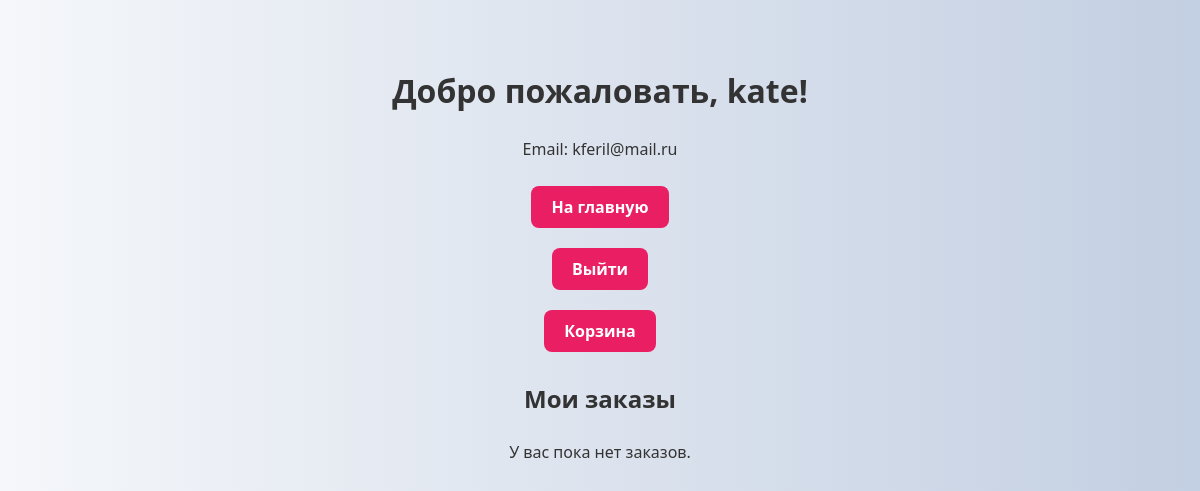
The page /profile/ (signed in) on the database as committed earlier.
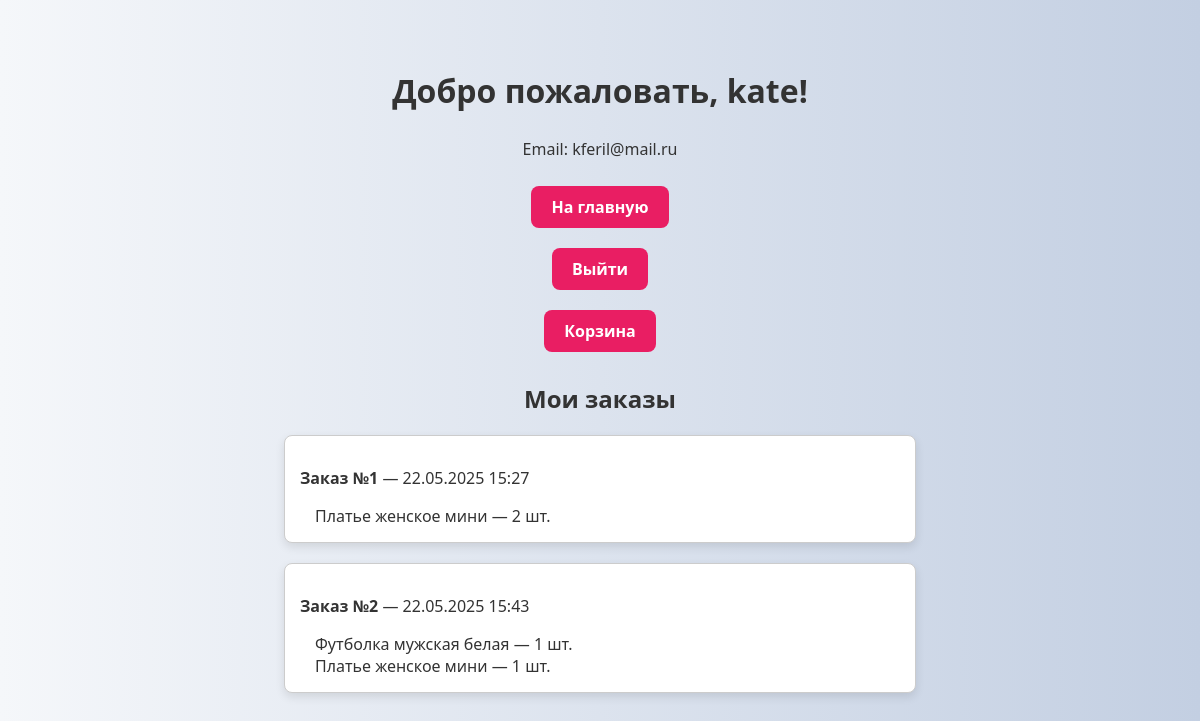
The same page on the database as committed later.
### notes/models.py (models this page shows, shortened)
class Order(models.Model):
    user = models.ForeignKey(User, on_delete=models.CASCADE)
    created_at = models.DateTimeField(auto_now_add=True)
    is_completed = models.BooleanField(default=False)

class OrderItem(models.Model):
    order = models.ForeignKey(Order, on_delete=models.CASCADE, related_name='items', null=True)
    product = models.ForeignKey(Product, on_delete=models.CASCADE)
    quantity = models.PositiveIntegerField()

### catalog/models.py (models this page shows, shortened)
class Product(models.Model):
    CATEGORY_CHOICES = [
        ('men', 'Мужчинам'),
        ('women', 'Женщинам'),
    ]
    name = models.CharField(max_length=255)
    price = models.DecimalField(max_digits=8, decimal_places=2)
    description = models.TextField()
    image = models.ImageField(upload_to='products/', null=True, blank=True)
    category = models.CharField(max_length=10, choices=CATEGORY_CHOICES, null=True)

### notes/views.py (the view)
# urls.py: path('profile/', views.profile, name='profile'),
@login_required
def profile(request):
    user = request.user
    orders = Order.objects.filter(user=user).prefetch_related('items__product')
    return render(request, 'notes/profile.html', {
        'user': user,
        'orders': orders
    })

### notes/templates/notes/profile.html (shortened to what this page needs)
<!DOCTYPE html>
<html lang="ru">
<head>
</head>
<body>
  <h1>Добро пожаловать, {{ user.username }}!</h1>
  <p>Email: {{ user.email }}</p>
  <a href="{% url 'index' %}">На главную</a>
  <a href="{% url 'logout' %}">Выйти</a>
  <a href="{% url 'cart' %}">Корзина</a>
  <h2>Мои заказы</h2>
  {% if orders %}
    {% for order in orders %}
      <div class="order">
        <p><strong>Заказ №{{ order.id }}</strong> — {{ order.created_at|date:"d.m.Y H:i" }}</p>
        {% for item in order.items.all %}
          <div class="order-item">
            {{ item.product.name }} — {{ item.quantity }} шт.
          </div>
        {% endfor %}
      </div>
    {% endfor %}
  {% else %}
    <p>У вас пока нет заказов.</p>
  {% endif %}
</body>
</html>

### notes/templates/notes/profile.html (style rules this page uses)
body { font-family: 'Segoe UI', sans-serif; background: linear-gradient(to right, #f5f7fa, #c3cfe2); color: #333; display: flex; justify-content: center; align-items: center; flex-direction: column; padding: 40px; }
h1, h2 { margin-bottom: 10px; }
.order { background-color: white; border: 1px solid #ccc; border-radius: 8px; padding: 15px; margin: 10px 0; width: 100%; max-width: 600px; box-shadow: 0 4px 10px rgba(0,0,0,0.1); }
.order-item { padding-left: 15px; }
a { display: inline-block; margin: 10px; padding: 10px 20px; background-color: #e91e63; color: white; text-decoration: none; border-radius: 8px; font-weight: bold; transition: background-color 0.3s ease; }

Rows that differ between the two databases and show on the page:
added Order: id "1", created_at "22.05.2025 15:27"
added OrderItem: product.name "Платье женское мини", quantity "2", shown under "1"
added Order: id "2", created_at "22.05.2025 15:43"
added OrderItem: product.name "Футболка мужская белая", quantity "1", shown under "2"
added OrderItem: product.name "Платье женское мини", quantity "1", shown under "2"
Other text that changed with them:
text no longer shown: "У вас пока нет заказов."
